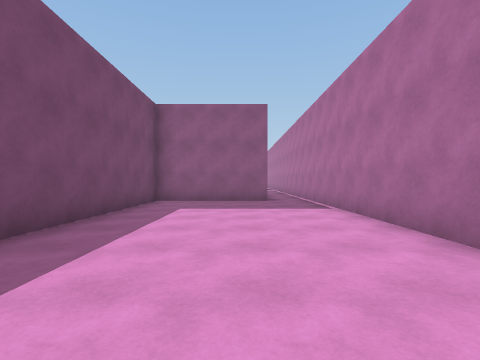
view 1 (above)

12 first-person views from a walk through a Unity game level. The camera is 1.3 m above the floor, looks level and sees 85° across. Doors are open. The floor is counted in squares, 2 m on a side. Each view is taken from the middle of a square. On the plan, view 1 faces up. The plan holds only what a view shows up to about 9 squares ahead; the rest is blank.

view 2
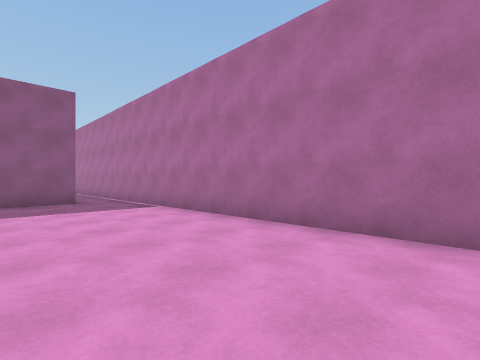

view 3
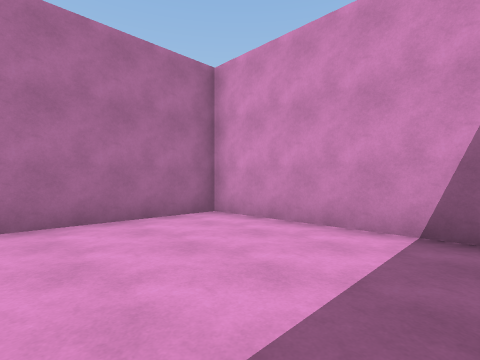

view 4
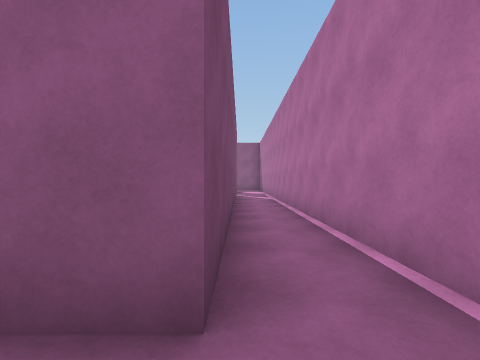

view 5
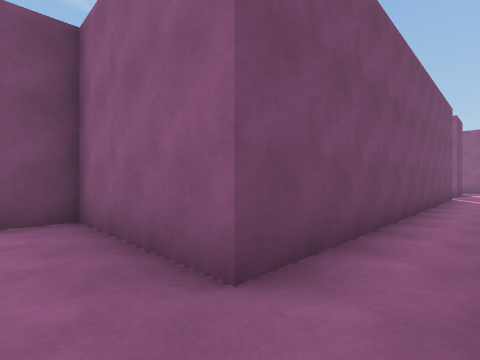

view 6
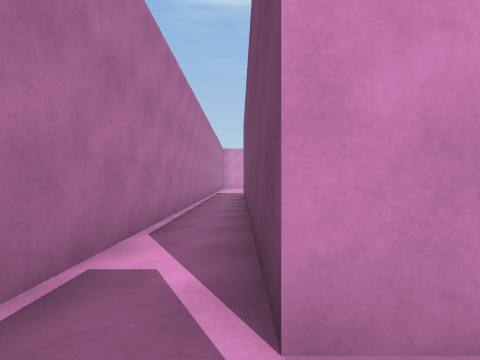

view 7
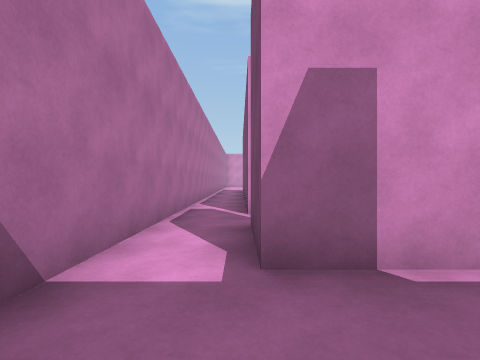

view 8
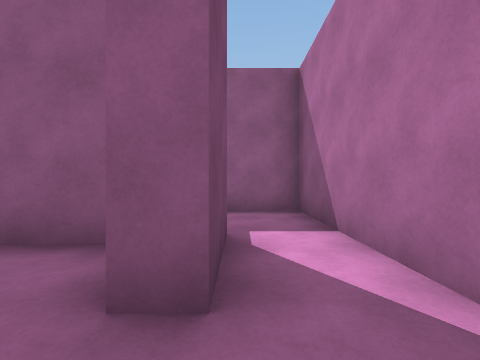

view 9
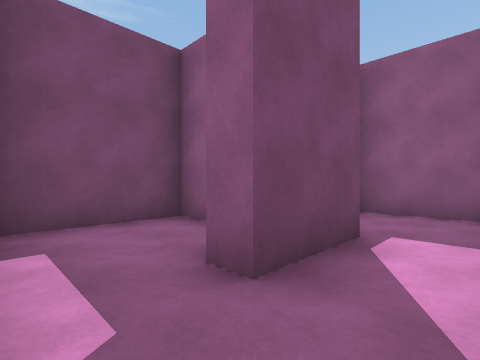

view 10
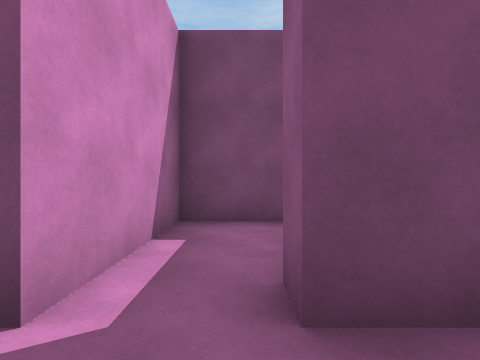

view 11
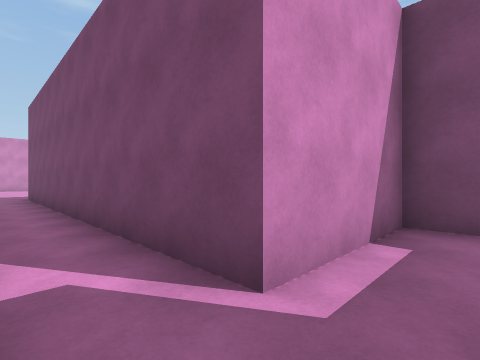

view 12
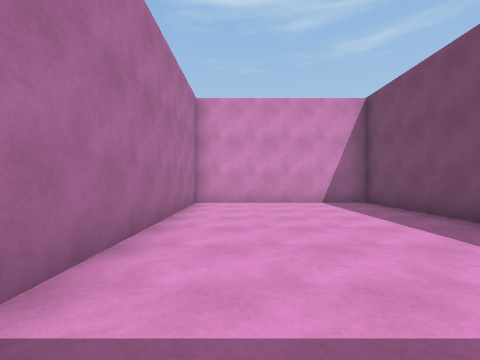

### Floor plan
Ten units are one square. View 1 is at (0, 0); x grows to the right and y downward. Boxes are objects, and circles mark ways between rooms. Rooms are numbered by the first view taken in them; rooms with no view inside come last. Other rooms are left out.
<svg viewBox="-31 -240 59 250">
<path fill="none" stroke="#000" d="M8 -180 8 -81 -26 -81 -26 5 23 5 23 -175M23 -175 23 -215M-2 -206 -21 -206 -21 -180 8 -180M8 -211 8 -193 2 -193M23 -215 23 -235 -1 -235M-8 -211 8 -211"/>
<circle cx="20" cy="-170" r="3" fill="#2a7"/>
<circle cx="15" cy="-205" r="3" fill="#2a7"/>
<text x="0" y="-50">1</text>
<text x="10" y="-190">2</text>
<text x="10" y="-220">3</text>
</svg>
Room 1 opens to room 2. Room 2 opens to room 3.

Where each view was taken, in squares from view 1:
view 1: 0 up, 0 right, facing up
view 2: 0 up, 1 left, facing up-right
view 3: 3 up, 2 left, facing down-right
view 4: 7 up, 1 right, facing up
view 5: 7 up, 2 right, facing up-left
view 6: 19 up, 1 right, facing down
view 7: 23 up, 1 right, facing down
view 8: 18 up, 1 right, facing up
view 9: 18 up, 2 right, facing up-left
view 10: 19 up, 2 right, facing left
view 11: 19 up, 2 right, facing down-left
view 12: 7 up, 1 right, facing down
